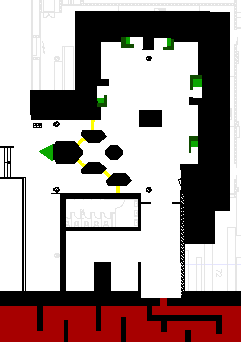
%> input picture src/maps/grundrissplan4.png, 241 x 342 px
$ octave test_m.m   (GNU Octave 9; MATLAB toolbox functions it lacks are replaced by stand-ins)
%> lines starting %> are read from the running program, lines starting %| are printed output that depends on the picture; in (x1, y1, x2, y2) boxes, pixels count from 0 and x2, y2 are one past the last pixel; in counts of white or black regions, pixels touching at a corner belong together; the program's own positions count from 1
### src/load_map.m
%function load_map()

% Generates a potential field, which represents the
% boundary and goal forces.
% Each goal gets its own layer.
%
% Furthermore, a valid-start-positions layer will be created.
%
%
% fields_x, fields_y:   m*n*number_of_goals, contains the force-fields
% X_goals:              m*n*number_of_goals, target areas
% n_goals:              1*1, number of goals
% map_x:                1*1, = m
% map_y:                1*1, = n
% map_init:             m*n, boolean map with valid start positions
% e_alpha_x, e_alpha_y  m*n*n_goals, the desired directions

% The Force field depends on the following globals:

global hue_goal hue_init hue_counter wall_th map_file R v0_mean tau_alpha U_alphaB_0;


% New globals are created:

global fields_x fields_y n_goals map_init map_pretty X_goals X_counter n_counters map_x map_y e_alpha_x e_alpha_y T;
%% Read image

X = imread(['maps/' map_file ]);
%> X is the input picture: size 342x241x3 uint8; mean R, G, B 167.6, 153.3, 151.8

map_x = size(X, 1);
%> map_x = 342
map_y = size(X, 2);
%> map_y = 241


%% Create layers

% Color transformations
X_hsv = rgb2hsv(X);
%> X_hsv: size 342x241x3 double; mean H, S, V 0.00332, 0.102, 0.661
X_gs = sum(X, 3)/size(X,3); % Greyscale
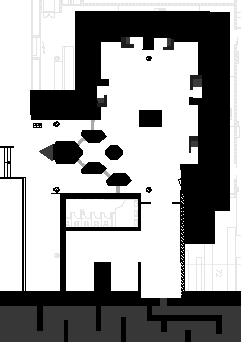
%> X_gs: size 342x241 double; min 0, max 255, mean 157.6
map_pretty = X; %X_gs;

% Detect goals
X_goal  = X_hsv(:,:,2) > 0.9 ... % sat
        & X_hsv(:,:,1) < hue_goal(1)+hue_goal(2) ... % hue max
        & X_hsv(:,:,1) > hue_goal(1)-hue_goal(2)... % hue min
        & X_hsv(:,:,3) > 0.5; % brightness min
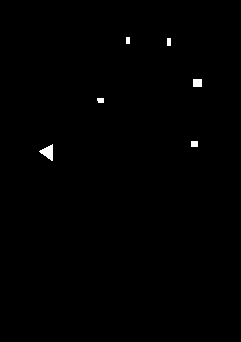
%> X_goal: size 342x241 logical; 0.41% white; 6 white regions, box (x1, y1, x2, y2) and area: (39, 144, 53, 161) 130, (193, 79, 202, 87) 72, (191, 141, 198, 147) 42, (97, 98, 104, 103) 33, (167, 38, 171, 46) 32, (126, 37, 130, 44) 28

[X_goals n_goals] = seperateAreas(X_goal);
%> in seperateAreas, `CC = bwconncomp( pattern );`: CC = 6 connected components
%> in seperateAreas, `n = CC.NumObjects;`: n = 6
%> the loop in seperateAreas, `for i = 1:n` made 6 passes
%> after the loop in seperateAreas, `for i = 1:n`:
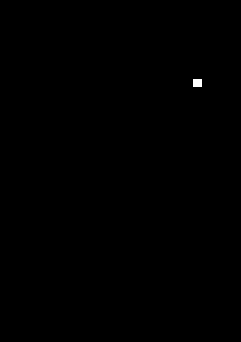
%> layer: size 342x241 double; values 0 (black) and 1 (white), 0.09% white; 1 white region, box (x1, y1, x2, y2) and area: (193, 79, 202, 87) 72
%> n_goals = 6

% Detect goal-boundaries
X_goal_bd  = X_hsv(:,:,2) > 0.9 ... % sat
           & X_hsv(:,:,1) < hue_goal(1)+hue_goal(2) ... % hue max
           & X_hsv(:,:,1) > hue_goal(1)-hue_goal(2); % hue min
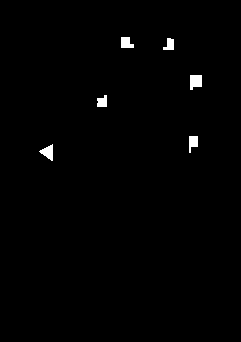
%> X_goal_bd: size 342x241 logical; 0.85% white; 6 white regions, box (x1, y1, x2, y2) and area: (190, 75, 202, 90) 153, (39, 144, 53, 161) 130, (121, 37, 134, 48) 115, (189, 136, 198, 153) 111, (97, 95, 107, 107) 97, (163, 38, 174, 50) 93

[X_goals_bd n_goals_bd] = seperateAreas(X_goal_bd); % seperate
%> the loop in seperateAreas (call 2), `for i = 1:n` made 6 passes
%> after the loop in seperateAreas (call 2), `for i = 1:n`: layer: size 342x241 double; values 0 (black) and 1 (white), 0.19% white; 1 white region, box (x1, y1, x2, y2) and area: (190, 75, 202, 90) 153
%> n_goals_bd = 6
X_goals_bd( X_goals == 1 ) = 0; % remove actual goal areas
% why is this done this way? it ensures (hopefully) matching enumeration for
% the goals an their corresponding boundaries.

% Init areas
X_init  = X_hsv(:,:,2) > 0.9 ... % sat
        & X_hsv(:,:,1) < hue_init(1)+hue_init(2) ... % hue max
        & X_hsv(:,:,1) > hue_init(1)-hue_init(2); % hue min
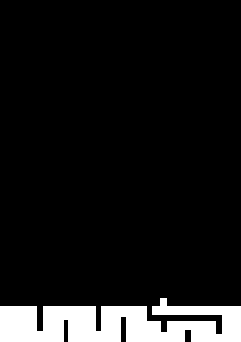
%> X_init: size 342x241 logical; 9.1% white; 1 white region, box (x1, y1, x2, y2) and area: (0, 298, 241, 342) 7533

% Counter areas
X_counter  = X_hsv(:,:,2) > 0.9 ... % sat
        & X_hsv(:,:,1) < hue_counter(1)+hue_counter(2) ... % hue max
        & X_hsv(:,:,1) > hue_counter(1)-hue_counter(2); % hue min
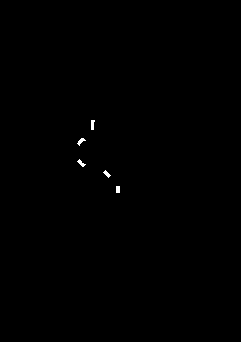
%> X_counter: size 342x241 logical; 0.18% white; 5 white regions, box (x1, y1, x2, y2) and area: (91, 120, 95, 130) 32, (77, 138, 86, 146) 31, (77, 159, 86, 167) 30, (103, 170, 111, 178) 28, (116, 186, 120, 193) 28

[X_counters, n_counters] = seperateAreas(X_counter);
%> after the loop in seperateAreas (call 3), `for i = 1:n`: layer: size 342x241 double; values 0 (black) and 1 (white), 0.03% white; 1 white region, box (x1, y1, x2, y2) and area: (116, 186, 120, 193) 28
%> n_counters = 5

X_counter = X_counter*0; % compose counter-layers to one map
for i = 1:n_counters
    X_counter = X_counter + X_counters(:,:,i)*i; % number indicates counter
end
%> this loop made 5 passes
%> X_counter: size 342x241 double

passes = zeros(n_counters, 1);

% Wall potential: treat init-, counter- and goal-areas as free space
% and grey drawings too;
% and goal-specific walls too;

X_walls = X_gs/255;
X_walls(X_init | X_goal | X_counter | X_walls > 1-wall_th | X_goal_bd) = 1 ;
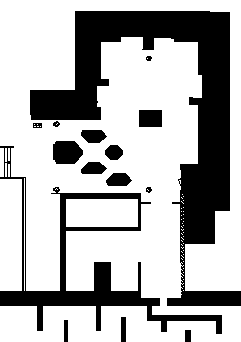
%> X_walls: size 342x241 double; values 0 (black) and 1 (white), 70% white; 15 black regions, largest, box (x1, y1, x2, y2) and area: (30, 11, 241, 306) 16568, (0, 146, 222, 334) 5749, (53, 141, 83, 164) 593

if ( max(max( X_init )) == 0) % if there are no init spots
    X_init = X_hsv(:,:,3) < 1; % use free space as x_init
end

X_walls = repmat(X_walls, [1 1 n_goals]) - X_goals_bd;

%% Calculate filter and convolution

% Fourier transformation
F_walls = fftshift(fft2(X_walls));

% Filter for walls
[l,k] = meshgrid(1:map_x,1:map_y);
l_0 = map_x/2;
%> l_0 = 171
k_0 = map_y/2;
%> k_0 = 120.5


g_walls = exp( -sqrt( (k-k_0).^2+(l-l_0).^2 )/R );

g_walls = repmat(fftshift(fft2(g_walls))', [1 1 n_goals]);

% Convolution
X_walls_conv = U_alphaB_0 * fftshift(real(ifft2(ifftshift(F_walls .* g_walls)))); % cyclic conv.

X_walls_conv = ifftshift( X_walls_conv, 3 ); %swap along third dimension, too

% Debugger's little helper:
% image( X_walls_conv(:,:,5) , 'CDataMapping','scaled' ); axis image;

%% Create force fields

[fields_walls_x fields_walls_y] = gradient(X_walls_conv);

% Fast marching algorithm
X_fm = 0.001 + X_walls*0.5;
addpath fm/;
f = v0_mean / tau_alpha; % see formula (2) in paper

for i = 1:n_goals
    [t_x, t_y] = find(X_goals(:,:,i) == 1); % Create list of target-pxs
%> the run ends on the next line
    [T(:,:,i), Y] = msfm(X_fm(:,:,i), [t_x t_y]'); % Do the fast marching thing
    [e_alpha_x(:,:,i), e_alpha_y(:,:,i)] = gradient(-T(:,:,i));

    r = sqrt( e_alpha_x(:,:,i).^2 + e_alpha_y(:,:,i).^2 );

    r( r==0) = inf;

    e_alpha_x(:,:,i) = e_alpha_x(:,:,i)./r;
    e_alpha_y(:,:,i) = e_alpha_y(:,:,i)./r;
    % Now we've got the fields for the desired direction, e_alpha.

    fields_x(:,:,i) =  fields_walls_x(:,:,i);% + f*e_alpha_x(:,:,i);
    fields_y(:,:,i) =  fields_walls_y(:,:,i);% + f*e_alpha_y(:,:,i); % Scale & sum fields
end

% Arrange output
map_init = X_init;

### src/seperateAreas.m
function [areas, n] = seperateAreas( pattern )
%SEPERATEAREAS Summary of this function goes here
%   Detailed explanation goes here

    CC = bwconncomp( pattern );
    areas = [];
    n = CC.NumObjects;

    for i = 1:n % for every found component in the goal-layer
        layer = pattern*0;
        layer(CC.PixelIdxList{i}) = 1;
        areas(:,:,i) = layer; % add a layer with it to X_goals
        %spy(layer, 'MarkerFaceColor', 'r');
    end

end

### src/parameters.m
%%%%%%%%%%%%%%%%%%%%
% GLOBAL PARAMETERS
%%%%%%%%%%%%%%%%%%%%

global ...
    dt ...
    meter...
    hue_goal ...
    hue_init ...
    hue_counter ...
    wall_th...
    map_file ...
    R ...
    v0_alphabeta ...
    sigma ...
    agent_number...
    v0_mean...
    tau_alpha...
    U_alphaB_0...
    sqrt_theta...
    noplot...
    video_on...
    log_on...
    duration...
    A1...
    A2...
    B1...
    B2...
    sight...
    tray_factor;

% General

agent_number = 150;
dt = .1;
noplot = false;
video_on = true;
log_on = true;
duration = 4000; % frames

% Map
meter = 15; % px/m, according to:
map_file = 'grundrissplan4.png'; % Bitmap file for goals and walls

% Map colors  % Value / Tolerance
hue_goal = [0.3 0.1]; % green
hue_init = [0.0 0.1]; % red
hue_counter = [0.1 0.1]; % yellow

wall_th = 0.2; % less than 20% grey is ignored and counts as free space

% Boundary potential
R = 0.05 * meter; % m, according to paper
U_alphaB_0 = 5 * meter^2; % m^2/s^2, max. boundary potential

% Agents
v0_alphabeta = 2.1*meter^2 * 10; % m^2/s^2, max. agent potential
sigma = .3*meter; % m
v0_mean = 1.34 * meter; % this is the mean of the desired speed of an agent
              % m/s equals v_alpha_0 in formula (2)
tau_alpha = .3; % s, "relaxation time"
sqrt_theta = 0.26*meter; % m/s standard deviation of gaussian distributed v0_mean

A1 = 0*meter;
B1 = 0.2*meter;
A2 = 3*meter; % m/s^2
B2 = 10*0.2*meter; % m

sight = 1.5*meter;
tray_factor = 1;

### src/fm/test_m.m

parameters;
load_map;

$ run again, with src/maps/grundrissplan.png copied over src/maps/grundrissplan4.png
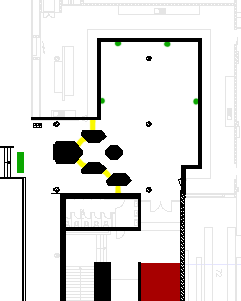
%> input picture src/maps/grundrissplan.png, 241 x 301 px
%> X is the input picture: size 301x241x3 uint8; mean R, G, B 227.2, 224.3, 223
%> X_hsv: size 301x241x3 double; mean H, S, V 0.00259, 0.0268, 0.893
%> X_goal: size 301x241 logical; 0.29% white; 5 white regions (4 under 20 px), largest, box (x1, y1, x2, y2) and area: (17, 152, 24, 173) 147
%> CC = 5 connected components
%> n = 5
%> the loop in seperateAreas, `for i = 1:n` made 5 passes
%> the loop in seperateAreas (call 2), `for i = 1:n` made 5 passes
%> `X_init  = X_hsv(:,:,2) > 0.9 & X_hsv(:,:,1) < hue_init(1)+hue_init(2) ..`:
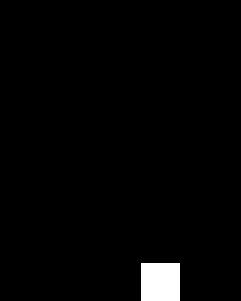
%> X_init: size 301x241 logical; 2% white; 1 white region, box (x1, y1, x2, y2) and area: (141, 263, 180, 301) 1482
%> the loop `for i = 1:n_counters` made 5 passes
%> `X_walls(X_init | X_goal | X_counter | X_walls > 1-wall_th | X_goal_bd)..`:
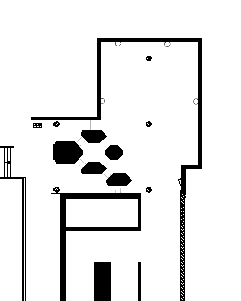
%> X_walls: size 301x241 double; min 0, max 1, mean 0.908
